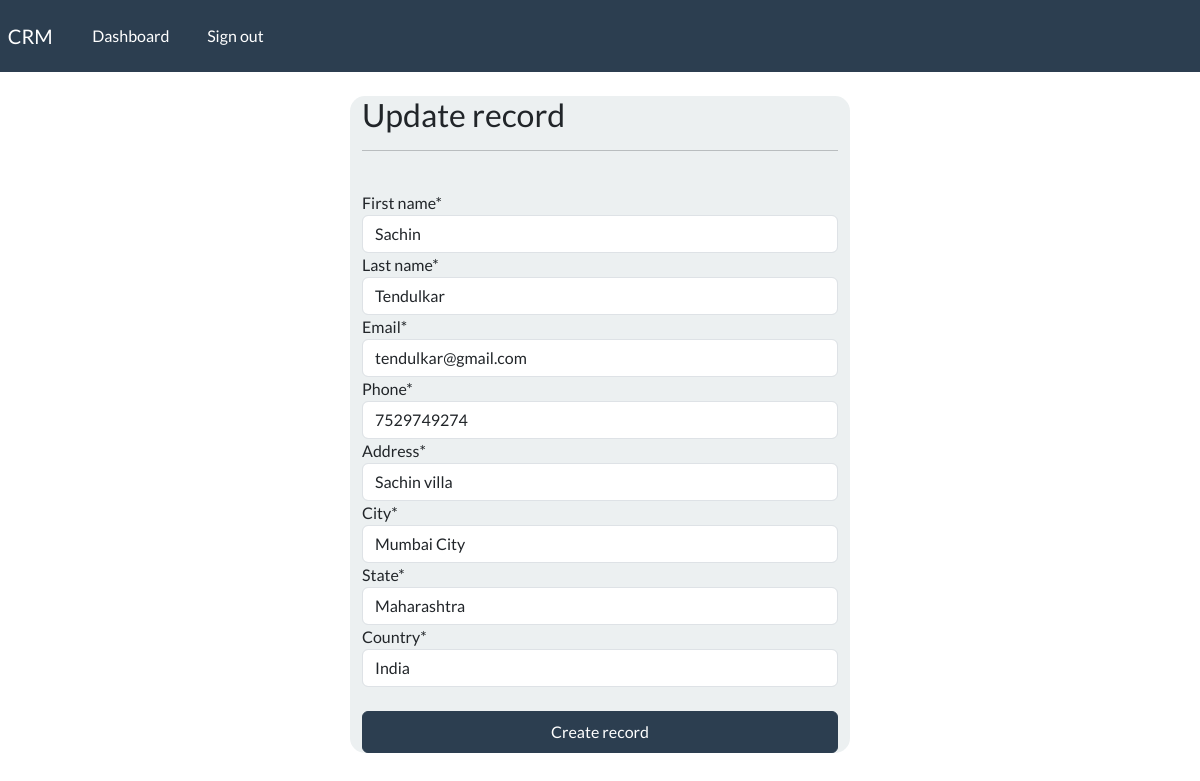
The page /update-record/3 (signed in) on the database its author committed.
### webapp/models.py (models this page shows, shortened)
class Record(models.Model):
    creation_date = models.DateTimeField(auto_now_add=True)
    first_name = models.CharField(max_length=100)
    last_name = models.CharField(max_length=100)
    email = models.CharField(max_length=100)
    phone = models.CharField(max_length=12)
    address = models.CharField(max_length=300)
    city = models.CharField(max_length=100)
    state = models.CharField(max_length=100)
    country = models.CharField(max_length=100)

### webapp/views.py (the view)
# urls.py: path('update-record/<int:pk>', views.update_record, name = 'update-record'),
@login_required(login_url='my-login')
def update_record(request, pk):
    record = Record.objects.get(id=pk)
    form = UpdateRecordForm(instance=record)
    if request.method =="POST":
        form = UpdateRecordForm(request.POST, instance = record)
        if form.is_valid():
            form.save()
            return redirect("dashboard")
    context = {'form': form}
    return render(request,'webapp/update-record.html', context=context)

### webapp/forms.py
class UpdateRecordForm(forms.ModelForm):
    class Meta:
        model = Record
        fields = ['first_name','last_name','email', 'phone', 'address', 'city', 'state', 'country']

### webapp/templates/webapp/update-record.html (shortened to what this page needs)
{% extends "webapp/base.html" %}
{% load crispy_forms_tags %}
{% block content %}
<body>
    <div class="container bg-light shadow-md pd-5 form-layout">
        <h3>Update record</h3>
        <hr>
        <br>
        <form method="POST" autocomplete="off">
            {{form|crispy}}
            <br>
            <button type = "submit" class="btn btn-primary w-100 btn-block p-2">Create record</button>
        </form>
</body>
{% endblock %}

### static/css/style.css (style rules this page uses)
.form-layout { border-radius: 15px; width: 500px; }

### rows shown on the page
Record: first_name "Sachin", last_name "Tendulkar", email "tendulkar@gmail.com", phone "7529749274", address "Sachin villa", city "Mumbai City", state "Maharashtra", country "India"
